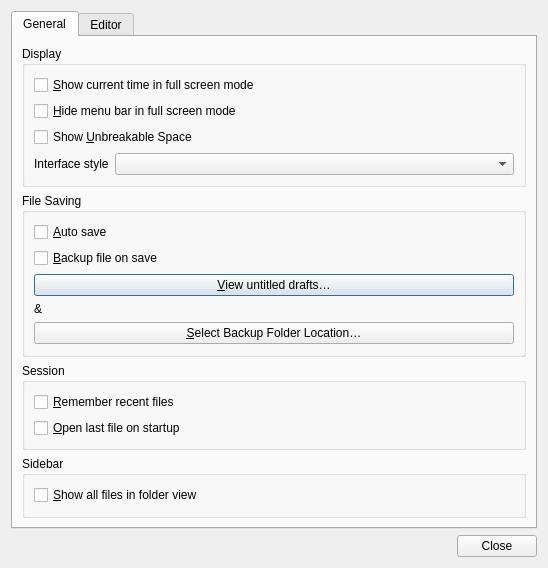
<?xml version="1.0" encoding="UTF-8"?>
<ui version="4.0">
 <class>PreferencesDialog</class>
 <widget class="QDialog" name="PreferencesDialog">
  <property name="geometry">
   <rect>
    <x>0</x>
    <y>0</y>
    <width>548</width>
    <height>551</height>
   </rect>
  </property>
  <property name="windowTitle">
   <string>Preferences</string>
  </property>
  <layout class="QVBoxLayout" name="verticalLayout_7">
   <item>
    <widget class="QTabWidget" name="tabWidget">
     <property name="currentIndex">
      <number>0</number>
     </property>
     <widget class="QWidget" name="General">
      <attribute name="title">
       <string>General</string>
      </attribute>
      <layout class="QVBoxLayout" name="verticalLayout_9">
       <item>
        <widget class="QGroupBox" name="groupBox">
         <property name="title">
          <string>Display</string>
         </property>
         <layout class="QVBoxLayout" name="verticalLayout_3">
          <item>
           <widget class="QCheckBox" name="clockCheckBox">
            <property name="text">
             <string>&amp;Show current time in full screen mode</string>
            </property>
           </widget>
          </item>
          <item>
           <widget class="QCheckBox" name="menuBarCheckBox">
            <property name="text">
             <string>&amp;Hide menu bar in full screen mode</string>
            </property>
           </widget>
          </item>
          <item>
           <widget class="QCheckBox" name="unbreakableSpaceCheckBox">
            <property name="text">
             <string>Show &amp;Unbreakable Space</string>
            </property>
           </widget>
          </item>
          <item>
           <layout class="QHBoxLayout" name="horizontalLayout" stretch="0,1">
            <item>
             <widget class="QLabel" name="label">
              <property name="text">
               <string>Interface style</string>
              </property>
              <property name="buddy">
               <cstring>cornersComboBox</cstring>
              </property>
             </widget>
            </item>
            <item>
             <widget class="QComboBox" name="cornersComboBox"/>
            </item>
           </layout>
          </item>
          <item>
           <spacer name="verticalSpacer_3">
            <property name="orientation">
             <enum>Qt::Vertical</enum>
            </property>
            <property name="sizeHint" stdset="0">
             <size>
              <width>20</width>
              <height>18</height>
             </size>
            </property>
           </spacer>
          </item>
         </layout>
        </widget>
       </item>
       <item>
        <widget class="QGroupBox" name="groupBox_2">
         <property name="title">
          <string>File Saving</string>
         </property>
         <layout class="QVBoxLayout" name="verticalLayout_2">
          <item>
           <widget class="QCheckBox" name="autoSaveCheckBox">
            <property name="text">
             <string>&amp;Auto save</string>
            </property>
           </widget>
          </item>
          <item>
           <widget class="QCheckBox" name="backupCheckBox">
            <property name="text">
             <string>&amp;Backup file on save</string>
            </property>
           </widget>
          </item>
          <item>
           <widget class="QPushButton" name="openDraftDirButton">
            <property name="text">
             <string>&amp;View untitled drafts…</string>
            </property>
           </widget>
          </item>
          <item>
           <widget class="QLabel" name="currentBackupFolderText">
            <property name="text">
             <string>&amp;</string>
            </property>
           </widget>
          </item>
          <item>
           <widget class="QPushButton" name="selectBackupFolderButton">
            <property name="text">
             <string>&amp;Select Backup Folder Location…</string>
            </property>
           </widget>
          </item>
          <item>
           <spacer name="verticalSpacer_2">
            <property name="orientation">
             <enum>Qt::Vertical</enum>
            </property>
            <property name="sizeHint" stdset="0">
             <size>
              <width>20</width>
              <height>40</height>
             </size>
            </property>
           </spacer>
          </item>
         </layout>
        </widget>
       </item>
       <item>
        <widget class="QGroupBox" name="groupBox_3">
         <property name="title">
          <string>Session</string>
         </property>
         <layout class="QVBoxLayout" name="verticalLayout">
          <item>
           <widget class="QCheckBox" name="rememberHistoryCheckBox">
            <property name="text">
             <string>&amp;Remember recent files</string>
            </property>
           </widget>
          </item>
          <item>
           <widget class="QCheckBox" name="restoreSessionCheckBox">
            <property name="text">
             <string>&amp;Open last file on startup</string>
            </property>
           </widget>
          </item>
          <item>
           <spacer name="verticalSpacer_7">
            <property name="orientation">
             <enum>Qt::Vertical</enum>
            </property>
            <property name="sizeHint" stdset="0">
             <size>
              <width>20</width>
              <height>40</height>
             </size>
            </property>
           </spacer>
          </item>
         </layout>
        </widget>
       </item>
       <item>
        <widget class="QGroupBox" name="groupBox_7">
         <property name="title">
          <string>Sidebar</string>
         </property>
         <layout class="QVBoxLayout" name="verticalLayout">
          <item>
           <widget class="QCheckBox" name="folderViewShowAllFilesCheckBox">
            <property name="text">
             <string>&amp;Show all files in folder view</string>
            </property>
           </widget>
          </item>
          <item>
           <spacer name="verticalSpacer">
            <property name="orientation">
             <enum>Qt::Vertical</enum>
            </property>
            <property name="sizeHint" stdset="0">
             <size>
              <width>20</width>
              <height>40</height>
             </size>
            </property>
           </spacer>
          </item>
         </layout>
        </widget>
       </item>
      </layout>
     </widget>
     <widget class="QWidget" name="Editor">
      <attribute name="title">
       <string>Editor</string>
      </attribute>
      <layout class="QVBoxLayout" name="verticalLayout_8">
       <item>
        <widget class="QGroupBox" name="groupBox_4">
         <property name="title">
          <string>Tabulation</string>
         </property>
         <layout class="QVBoxLayout" name="verticalLayout_6">
          <item>
           <widget class="QCheckBox" name="spacesCheckBox">
            <property name="text">
             <string>&amp;Insert spaces for tabs</string>
            </property>
           </widget>
          </item>
          <item>
           <layout class="QHBoxLayout" name="horizontalLayout_2" stretch="0,1">
            <item>
             <widget class="QLabel" name="label_6">
              <property name="text">
               <string>Tabulation width</string>
              </property>
              <property name="buddy">
               <cstring>tabWidthInput</cstring>
              </property>
             </widget>
            </item>
            <item>
             <widget class="QSpinBox" name="tabWidthInput">
              <property name="minimum">
               <number>1</number>
              </property>
              <property name="maximum">
               <number>8</number>
              </property>
             </widget>
            </item>
           </layout>
          </item>
          <item>
           <spacer name="verticalSpacer_6">
            <property name="orientation">
             <enum>Qt::Vertical</enum>
            </property>
            <property name="sizeHint" stdset="0">
             <size>
              <width>20</width>
              <height>40</height>
             </size>
            </property>
           </spacer>
          </item>
         </layout>
        </widget>
       </item>
       <item>
        <widget class="QGroupBox" name="groupBox_5">
         <property name="title">
          <string>Styling</string>
         </property>
         <layout class="QVBoxLayout" name="verticalLayout_5">
          <item>
           <layout class="QFormLayout" name="formLayout">
            <item row="0" column="0">
             <widget class="QLabel" name="label_2">
              <property name="text">
               <string>Focus mode</string>
              </property>
              <property name="buddy">
               <cstring>focusModeCombo</cstring>
              </property>
             </widget>
            </item>
            <item row="0" column="1">
             <widget class="QComboBox" name="focusModeCombo"/>
            </item>
            <item row="1" column="0">
             <widget class="QLabel" name="label_3">
              <property name="text">
               <string>Editor width</string>
              </property>
              <property name="buddy">
               <cstring>editorWidthCombo</cstring>
              </property>
             </widget>
            </item>
            <item row="1" column="1">
             <widget class="QComboBox" name="editorWidthCombo"/>
            </item>
            <item row="2" column="0">
             <widget class="QLabel" name="label_4">
              <property name="text">
               <string>Blockquote style</string>
              </property>
              <property name="buddy">
               <cstring>blockquoteStyleCombo</cstring>
              </property>
             </widget>
            </item>
            <item row="2" column="1">
             <widget class="QComboBox" name="blockquoteStyleCombo"/>
            </item>
            <item row="3" column="0">
             <widget class="QLabel" name="label_5">
              <property name="text">
               <string>Emphasis style</string>
              </property>
              <property name="buddy">
               <cstring>underlineCombo</cstring>
              </property>
             </widget>
            </item>
            <item row="3" column="1">
             <widget class="QComboBox" name="underlineCombo"/>
            </item>
           </layout>
          </item>
          <item>
           <layout class="QHBoxLayout" name="headingSizeLayout">
            <item>
             <widget class="QCheckBox" name="largeHeadingsCheckBox">
              <property name="text">
               <string>&amp;Use large headings</string>
              </property>
             </widget>
            </item>
            <item>
             <widget class="QLabel" name="headingSizeStepLabel">
              <property name="text">
               <string>Size step</string>
              </property>
              <property name="buddy">
               <cstring>headingSizeStepInput</cstring>
              </property>
             </widget>
            </item>
            <item>
             <widget class="QSpinBox" name="headingSizeStepInput">
              <property name="toolTip">
               <string>Extra size added for each heading level. A level-1 heading grows by six times this value. Zero leaves headings the same size as body text.</string>
              </property>
              <property name="minimum">
               <number>0</number>
              </property>
              <property name="maximum">
               <number>8</number>
              </property>
              <property name="value">
               <number>1</number>
              </property>
             </widget>
            </item>
            <item>
             <spacer name="headingSizeSpacer">
              <property name="orientation">
               <enum>Qt::Horizontal</enum>
              </property>
              <property name="sizeHint" stdset="0">
               <size>
                <width>40</width>
                <height>20</height>
               </size>
              </property>
             </spacer>
            </item>
           </layout>
          </item>
          <item>
           <spacer name="verticalSpacer_5">
            <property name="orientation">
             <enum>Qt::Vertical</enum>
            </property>
            <property name="sizeHint" stdset="0">
             <size>
              <width>20</width>
              <height>40</height>
             </size>
            </property>
           </spacer>
          </item>
         </layout>
        </widget>
       </item>
       <item>
        <widget class="QGroupBox" name="groupBox_6">
         <property name="title">
          <string>Typing</string>
         </property>
         <layout class="QVBoxLayout" name="verticalLayout_4">
          <item>
           <widget class="QCheckBox" name="cycleBulletPointsCheckBox">
            <property name="text">
             <string>C&amp;ycle bullet point markers</string>
            </property>
           </widget>
          </item>
          <item>
           <widget class="QCheckBox" name="autoMatchCheckBox">
            <property name="text">
             <string>&amp;Automatically match characters</string>
            </property>
           </widget>
          </item>
          <item>
           <widget class="QPushButton" name="matchedCharsButton">
            <property name="text">
             <string>Customize &amp;matched characters…</string>
            </property>
           </widget>
          </item>
          <item>
           <spacer name="verticalSpacer_4">
            <property name="orientation">
             <enum>Qt::Vertical</enum>
            </property>
            <property name="sizeHint" stdset="0">
             <size>
              <width>20</width>
              <height>40</height>
             </size>
            </property>
           </spacer>
          </item>
         </layout>
        </widget>
       </item>
      </layout>
     </widget>
    </widget>
   </item>
   <item>
    <widget class="QDialogButtonBox" name="buttonBox">
     <property name="orientation">
      <enum>Qt::Horizontal</enum>
     </property>
     <property name="standardButtons">
      <set>QDialogButtonBox::Close</set>
     </property>
    </widget>
   </item>
  </layout>
 </widget>
 <resources/>
 <connections>
  <connection>
   <sender>buttonBox</sender>
   <signal>accepted()</signal>
   <receiver>PreferencesDialog</receiver>
   <slot>accept()</slot>
   <hints>
    <hint type="sourcelabel">
     <x>808</x>
     <y>774</y>
    </hint>
    <hint type="destinationlabel">
     <x>157</x>
     <y>274</y>
    </hint>
   </hints>
  </connection>
  <connection>
   <sender>buttonBox</sender>
   <signal>rejected()</signal>
   <receiver>PreferencesDialog</receiver>
   <slot>reject()</slot>
   <hints>
    <hint type="sourcelabel">
     <x>876</x>
     <y>780</y>
    </hint>
    <hint type="destinationlabel">
     <x>286</x>
     <y>274</y>
    </hint>
   </hints>
  </connection>
 </connections>
</ui>
